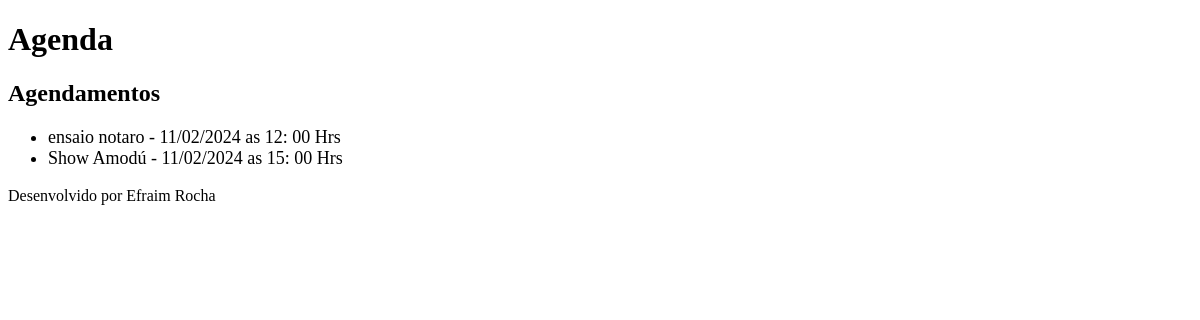
Page /agenda on the earlier database version.
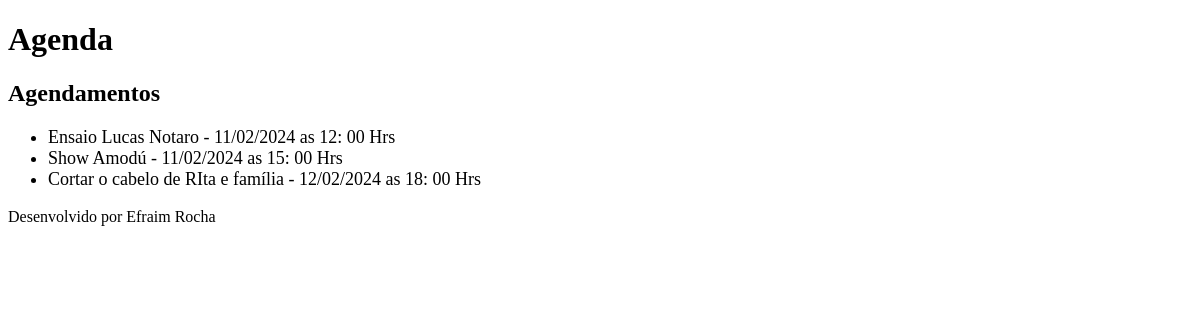
Same page on the later database version.
### core/models.py (models this page shows, shortened)
class Evento(models.Model):
    title = models.CharField(max_length=100)
    decripption = models.TextField(blank=True, null=True)
    event_date = models.DateTimeField()
    creation_date = models.DateTimeField(auto_now=True)
    user = models.ForeignKey(User, on_delete=models.CASCADE)
    class Meta:
        db_table = 'evento'
    def get_event_data(self):
        return self.event_date.strftime('%d/%m/%Y as %H: %M Hrs')

### core/views.py (the view)
# urls.py: path('agenda', views.lista_eventos),
def lista_eventos(request):
    evento = Evento.objects.all()
    dados = {'eventos' :evento}
    return render (request, 'agenda.html', dados)

### core/templates/agenda.html
{% extends "model-page.html"%}
{% block content %}
    <h2>Agendamentos</h2>
    <ul style="font-size: 18px;">
        {% for evento in eventos %}
            <li> {{ evento.title }} - {{ evento.get_event_data }} </li>
        {% endfor %}
    </ul>
{% endblock  %}

Differences in the rows shown:
changed Evento: title "ensaio notaro" → "Ensaio Lucas Notaro"
added Evento: title "Cortar o cabelo de RIta e família", get_event_data "12/02/2024 as 18: 00 Hrs"
